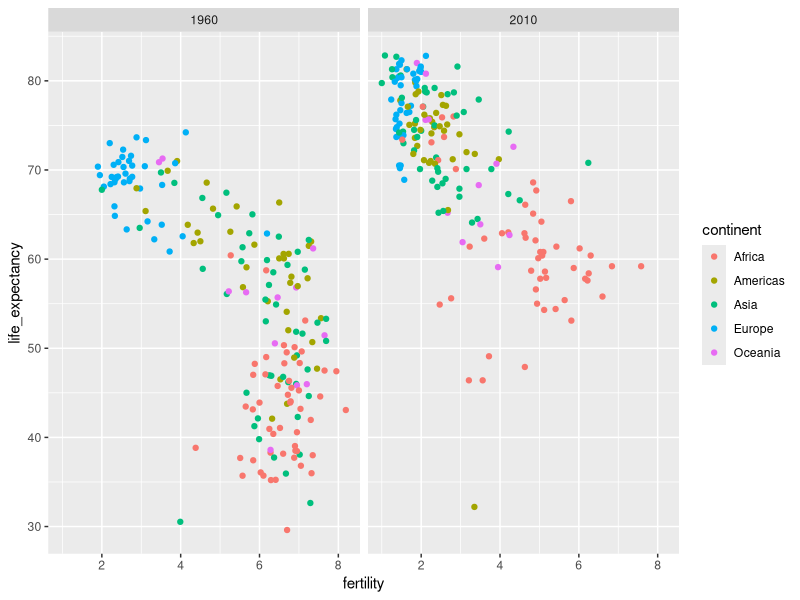
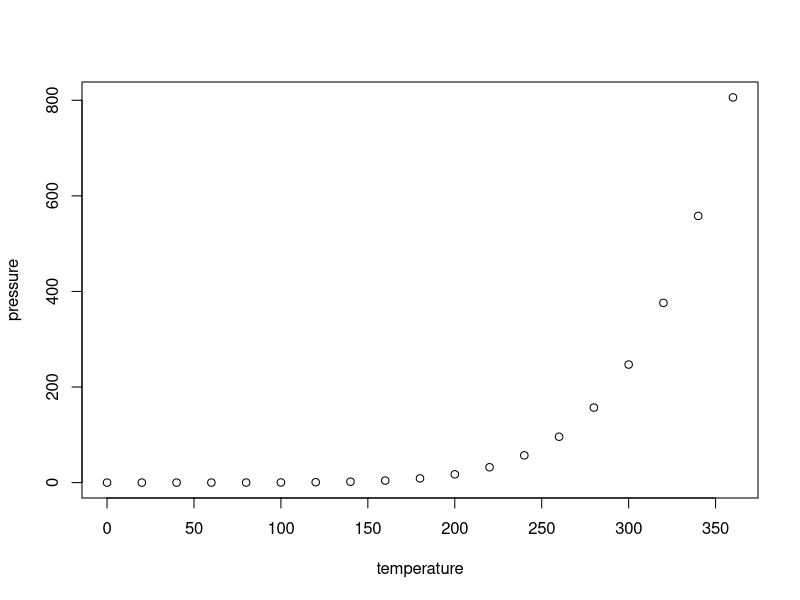

Generate these figures, in order, with R:
## ---- chunk 1
knitr::opts_chunk$set(echo = TRUE)
## ---- chunk 2
require(dslabs)
data("gapminder")
require(ggplot2)
require(dplyr)

gapminder %>% filter(year %in% c(1960,2010)) %>% 
  ggplot(aes(fertility,life_expectancy,col=continent)) + 
  geom_point() + 
  facet_grid(.~year)
## ---- chunk 3
plot(pressure)
